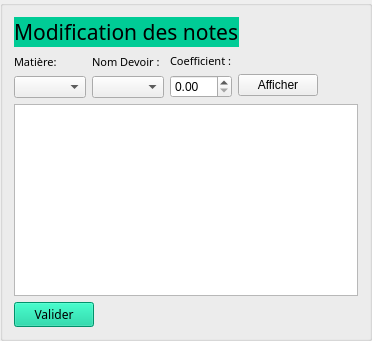
       <widget class="QGroupBox" name="gBModifierNotes">
        <property name="title">
         <string/>
        </property>
        <layout class="QVBoxLayout" name="verticalLayout_46">
         <item>
          <layout class="QVBoxLayout" name="verticalLayout_47">
           <item>
            <layout class="QHBoxLayout" name="horizontalLayout_34">
             <item>
              <widget class="QLabel" name="label_8">
               <property name="font">
                <font>
                 <family>Showcard Gothic</family>
                 <pointsize>16</pointsize>
                 <kerning>true</kerning>
                </font>
               </property>
               <property name="styleSheet">
                <string notr="true">background-color: rgb(0, 204, 150);</string>
               </property>
               <property name="text">
                <string>Modification des notes</string>
               </property>
              </widget>
             </item>
             <item>
              <spacer name="horizontalSpacer_5">
               <property name="orientation">
                <enum>Qt::Horizontal</enum>
               </property>
               <property name="sizeHint" stdset="0">
                <size>
                 <width>40</width>
                 <height>20</height>
                </size>
               </property>
              </spacer>
             </item>
            </layout>
           </item>
           <item>
            <layout class="QHBoxLayout" name="horizontalLayout_35">
             <item>
              <layout class="QVBoxLayout" name="verticalLayout_48">
               <item>
                <widget class="QLabel" name="label_35">
                 <property name="sizePolicy">
                  <sizepolicy hsizetype="Preferred" vsizetype="Fixed">
                   <horstretch>0</horstretch>
                   <verstretch>0</verstretch>
                  </sizepolicy>
                 </property>
                 <property name="maximumSize">
                  <size>
                   <width>16777215</width>
                   <height>30</height>
                  </size>
                 </property>
                 <property name="font">
                  <font>
                   <family>Kristen ITC</family>
                   <pointsize>8</pointsize>
                   <weight>50</weight>
                   <bold>false</bold>
                  </font>
                 </property>
                 <property name="text">
                  <string>Matière:</string>
                 </property>
                </widget>
               </item>
               <item>
                <widget class="QComboBox" name="cBMatiereModifNote"/>
               </item>
              </layout>
             </item>
             <item>
              <layout class="QVBoxLayout" name="verticalLayout_49">
               <item>
                <widget class="QLabel" name="label_36">
                 <property name="sizePolicy">
                  <sizepolicy hsizetype="Preferred" vsizetype="Fixed">
                   <horstretch>0</horstretch>
                   <verstretch>0</verstretch>
                  </sizepolicy>
                 </property>
                 <property name="maximumSize">
                  <size>
                   <width>16777215</width>
                   <height>30</height>
                  </size>
                 </property>
                 <property name="font">
                  <font>
                   <family>Kristen ITC</family>
                   <pointsize>8</pointsize>
                   <weight>50</weight>
                   <bold>false</bold>
                  </font>
                 </property>
                 <property name="text">
                  <string>Nom Devoir :</string>
                 </property>
                </widget>
               </item>
               <item>
                <widget class="QComboBox" name="cBListeDevoir"/>
               </item>
              </layout>
             </item>
             <item>
              <layout class="QVBoxLayout" name="verticalLayout_50">
               <item>
                <widget class="QLabel" name="label_37">
                 <property name="sizePolicy">
                  <sizepolicy hsizetype="Preferred" vsizetype="Fixed">
                   <horstretch>0</horstretch>
                   <verstretch>0</verstretch>
                  </sizepolicy>
                 </property>
                 <property name="maximumSize">
                  <size>
                   <width>16777215</width>
                   <height>30</height>
                  </size>
                 </property>
                 <property name="font">
                  <font>
                   <family>Kristen ITC</family>
                   <pointsize>8</pointsize>
                   <weight>50</weight>
                   <bold>false</bold>
                  </font>
                 </property>
                 <property name="text">
                  <string>Coefficient :</string>
                 </property>
                </widget>
               </item>
               <item>
                <widget class="QDoubleSpinBox" name="dSBCoeffModifNote"/>
               </item>
              </layout>
             </item>
             <item>
              <layout class="QVBoxLayout" name="verticalLayout_52">
               <item>
                <spacer name="verticalSpacer_14">
                 <property name="orientation">
                  <enum>Qt::Vertical</enum>
                 </property>
                 <property name="sizeType">
                  <enum>QSizePolicy::Fixed</enum>
                 </property>
                 <property name="sizeHint" stdset="0">
                  <size>
                   <width>20</width>
                   <height>20</height>
                  </size>
                 </property>
                </spacer>
               </item>
               <item>
                <widget class="QPushButton" name="pBAffNote">
                 <property name="text">
                  <string>Afficher</string>
                 </property>
                </widget>
               </item>
              </layout>
             </item>
             <item>
              <spacer name="horizontalSpacer_24">
               <property name="orientation">
                <enum>Qt::Horizontal</enum>
               </property>
               <property name="sizeHint" stdset="0">
                <size>
                 <width>40</width>
                 <height>20</height>
                </size>
               </property>
              </spacer>
             </item>
            </layout>
           </item>
           <item>
            <widget class="QTableWidget" name="tWTableNoteModif"/>
           </item>
           <item>
            <layout class="QHBoxLayout" name="horizontalLayout_36">
             <item>
              <widget class="QPushButton" name="pBValiderModifNote">
               <property name="font">
                <font>
                 <family>Showcard Gothic</family>
                 <weight>50</weight>
                 <bold>false</bold>
                 <kerning>true</kerning>
                </font>
               </property>
               <property name="cursor">
                <cursorShape>PointingHandCursor</cursorShape>
               </property>
               <property name="styleSheet">
                <string notr="true">background-color: rgb(0, 204, 150);</string>
               </property>
               <property name="text">
                <string>Valider</string>
               </property>
              </widget>
             </item>
             <item>
              <spacer name="horizontalSpacer_25">
               <property name="orientation">
                <enum>Qt::Horizontal</enum>
               </property>
               <property name="sizeHint" stdset="0">
                <size>
                 <width>40</width>
                 <height>20</height>
                </size>
               </property>
              </spacer>
             </item>
            </layout>
           </item>
          </layout>
         </item>
        </layout>
       </widget>
